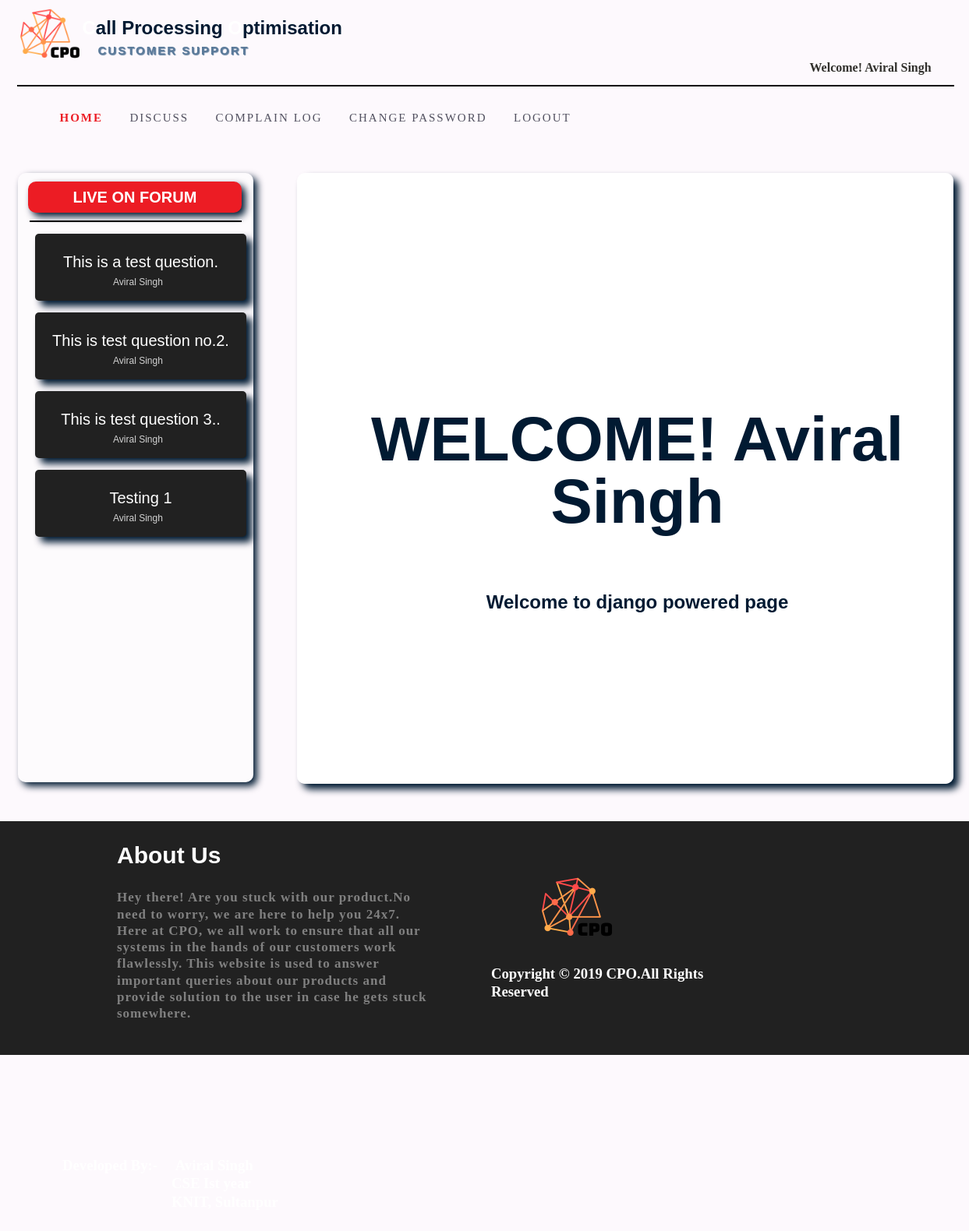
/userzone/userhome (signed in), run on the app's committed database.
### generalzone/models.py (models this page shows)
class CustomerInfo(models.Model):
    name=models.CharField(max_length=50)
    gender=models.CharField(max_length=6)
    address=models.TextField()
    nationality=models.CharField(max_length=50)
    contactno=models.CharField(max_length=15)
    emailaddress=models.CharField(max_length=50,primary_key=True)
    password=models.CharField(max_length=20)
    connectdate = models.CharField(max_length=20)

### userzone/models.py (models this page shows)
class Question(models.Model):
    qid=models.AutoField(primary_key=True)
    questiontext=models.TextField()
    askedby=models.CharField(max_length=50)
    posteddate=models.CharField(max_length=30)

### userzone/views.py (the view)
# urls.py: path('userhome',views.userhome,name='userhome'),
def userhome(request):
    try:   #in case we try to login with userid=null(gets deleted after logout) python gives KeyError
        if request.session['userid']:
            email=request.session.get('userid')
            n=CustomerInfo.objects.get(emailaddress=email)
            name=n.name
            q=Question.objects.all()
            nf=Notification.objects.all()
            return render(request,'userhome.html',{'name':name,'nf':nf,'q':q})
        else:
            return render(request,'login.html')
    except KeyError:
        return render(request,'login.html')

### userzone/templates/userhome.html (shortened to what this page needs)
<!DOCTYPE html>
<html lang="en">
<head>
    {% load static %}
    <link href="{% static 'css\style2.css' %}" rel="stylesheet" />
</head>
<body>
<div id="b1">
<div id="outer">
    <div id="p1">
        <div class="s1">
            <a href="{% url 'userzone:userhome' %}"><div class="s3" style="background-image:url('{% static "images/logo.png" %}');background-size:100%;background-repeat:no-repeat;"></div></a>
            <div class="s4">
                <h2><span style="color:white;">C</span>all Processing <span style="color:white;">O</span>ptimisation</h2>
                <h4 style="color:#5b7a9a; margin-left:20px;margin-top:-15px;font-size:15px;letter-spacing:2px;text-shadow:1px 1px 1px;">CUSTOMER SUPPORT</h4>
            </div>
            <div class="s5" style="border:1px solid transparent;width:200px;">
                {% if name %}
                <h4 style="margin-top:75px;color:#31302c;margin-left:20px;font-family:calibri;letterspacing:1px;">Welcome! {{ name }}</h4>
                {% endif %}
            </div>
        </div>
        <hr style="border:0.5px solid black;width:100%;"/>
    <div id="menu">
	    <ul>
		    <li><a style="font-weight:900;color:#ec1c24;" href="{% url 'userzone:userhome' %}">HOME</a></li>
		    <li><a href="{% url 'userzone:discussion' %}">DISCUSS</a></li>
		    <li><a href="{% url 'userzone:complainlog' %}">COMPLAIN LOG</a></li>
		    <li><a href="{% url 'userzone:changepassword' %}">CHANGE PASSWORD</a></li>
		    <li><a href="{% url 'userzone:logout' %}">LOGOUT</a></li>
		</ul>
	</div>
    <div class="s6" style="min-height:800px;"><br/>
        <div class="s7">
            <div class="notification1"><br/>
                <a href="{% url 'userzone:discussion' %}" style="text-decoration:none;"><p style="font-size:20px;font-weight:900;color:white;margin-top:-12px;">LIVE ON FORUM</p></a>
            </div>
            <hr/>
            <center>
                <div class="notification2">
            <marquee direction="up" height="690" onmouseover="stop()" onmouseout="start()">
            {% for n in q %}
                <div class="notification3">
                    <a href="{% url 'userzone:viewanswer' n.qid %}" style="text-decoration:none;">
            <span style="text-align:center;">
                <p style="color:white;font-size:20px;">{{ n.questiontext }}</p>
                <p style="color:lightgrey;font-size:12px;margin-top:-14px;margin-left:-7px">{{ n.askedby }}</p>
            </span></a>
                    </div>
            {% endfor %}
            </marquee>
                    </div>
                </center>
        </div>
        <div class="s8">
            <center>
              <div id="wrapper">
      <div id="container">
          <h1>WELCOME! {{ name }}</h1>
        <h2>Welcome to django powered page</h2>
      </div>
  </div>
                </center>
        </div>
    </div>
    </div>
<div class="s9">
    <div class="s11"></div>
    <div class="s10">
        <h2 style="font-size:30px;color:white;">About Us</h2>
        <p style="font-family:calibri;color:#808080;letter-spacing:1px;font-weight:900;font-size:17px;">Hey there! Are you
            stuck with our product.No need to worry, we are here to help you 24x7.  Here at CPO, we all work to ensure that all
        our systems in the hands of our customers work flawlessly.  This website is used to answer important queries about
        our products and provide solution to the user in case he gets stuck somewhere.</p>
    </div>
    <div class="s10">
        <img src="{% static 'images/logo.png' %}" height="100px" width="100px" style="margin-left:140px;margin-top:60px;"/>
        <h3 style="color:white;margin-left:80px;font-family:calibri;">Copyright &copy 2019 CPO.All Rights Reserved</h3>
    </div>
    <div class="s10">
        <h3 style="color:white;margin-left:80px;font-family:calibri;margin-top:130px;">Developed By:- <span style="margin-left:18px;">Aviral Singh</span><br/>
            <span style="margin-left:140px;">CSE Ist year</span><br/><span style="margin-left:140px;">KNIT, Sultanpur</span></h3>
    </div>
</div>
</div>
</div>
</body>
</html>

### userzone/static/css/style2.css (style rules this page uses)
body,html { margin:0; padding:0; }
#outer { width:100%; min-height:1100px; border:none; height:auto; }
#p1 { width:1200px; min-height:1000px; margin-left:auto; margin-right:auto; height:auto; border:1px solid transparent; }
.s1 { width:100%; height:100px; //border:1px solid; }
.s3 { height:100%; width:7%; float:left; }
.s4 { height:100%; width:76%; //border:1px solid; float:left; }
.s5 { height:100%; width:8%; float:left; border:1px solid #74d2e7; }
.s6 { width:1200px; min-height:700px; border:1px solid transparent; }
.s9 { height:300px; width:100%; margin-top:50px; background-color:#212121; }
.s11 { height:100%; width:150px; #border:1px solid; float:left; }
.s10 { height:100%; width:400px; #border:1px solid; float:left; }

### data on the page
CustomerInfo: name "Aviral Singh"
Question: questiontext "This is a test question.", askedby "Aviral Singh"
Question: questiontext "This is test question no.2.", askedby "Aviral Singh"
Question: questiontext "This is test question 3..", askedby "Aviral Singh"
Question: questiontext "Testing 1", askedby "Aviral Singh"
